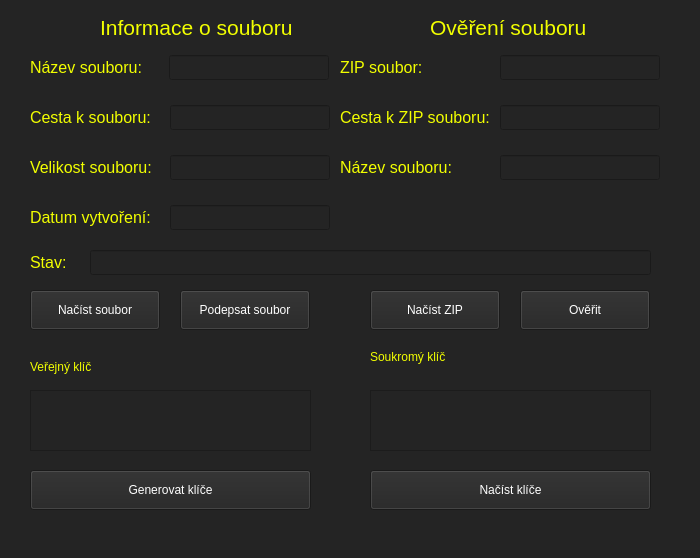
<?xml version="1.0" encoding="UTF-8"?>
<ui version="4.0">
 <class>DSA</class>
 <widget class="QMainWindow" name="DSA">
  <property name="geometry">
   <rect>
    <x>0</x>
    <y>0</y>
    <width>700</width>
    <height>558</height>
   </rect>
  </property>
  <property name="windowTitle">
   <string>MainWindow</string>
  </property>
  <property name="styleSheet">
   <string notr="true">background-color: rgb(36, 36, 36);</string>
  </property>
  <widget class="QWidget" name="centralwidget">
   <widget class="QLabel" name="label_11">
    <property name="geometry">
     <rect>
      <x>30</x>
      <y>350</y>
      <width>110</width>
      <height>35</height>
     </rect>
    </property>
    <property name="styleSheet">
     <string notr="true">font: 14pt &quot;Segoe UI&quot;;
color: rgb(242, 255, 0);</string>
    </property>
    <property name="text">
     <string>&lt;html&gt;&lt;head/&gt;&lt;body&gt;&lt;p&gt;Veřejný klíč&lt;/p&gt;&lt;/body&gt;&lt;/html&gt;</string>
    </property>
   </widget>
   <widget class="QLabel" name="label_12">
    <property name="geometry">
     <rect>
      <x>370</x>
      <y>350</y>
      <width>130</width>
      <height>35</height>
     </rect>
    </property>
    <property name="styleSheet">
     <string notr="true">font: 14pt &quot;Segoe UI&quot;;
color: rgb(242, 255, 0);</string>
    </property>
    <property name="text">
     <string>&lt;html&gt;&lt;head/&gt;&lt;body&gt;&lt;p&gt;Soukromý klíč&lt;/p&gt;&lt;p&gt;&lt;br/&gt;&lt;/p&gt;&lt;/body&gt;&lt;/html&gt;</string>
    </property>
   </widget>
   <widget class="QLabel" name="label_13">
    <property name="geometry">
     <rect>
      <x>100</x>
      <y>10</y>
      <width>211</width>
      <height>35</height>
     </rect>
    </property>
    <property name="styleSheet">
     <string notr="true">font: 14pt &quot;Segoe UI&quot;;
color: rgb(242, 255, 0);</string>
    </property>
    <property name="text">
     <string>&lt;html&gt;&lt;head/&gt;&lt;body&gt;&lt;p&gt;&lt;span style=&quot; font-size:16pt;&quot;&gt;Informace o souboru&lt;/span&gt;&lt;/p&gt;&lt;/body&gt;&lt;/html&gt;</string>
    </property>
   </widget>
   <widget class="QLabel" name="label_14">
    <property name="geometry">
     <rect>
      <x>430</x>
      <y>10</y>
      <width>170</width>
      <height>35</height>
     </rect>
    </property>
    <property name="styleSheet">
     <string notr="true">font: 14pt &quot;Segoe UI&quot;;
color: rgb(242, 255, 0);</string>
    </property>
    <property name="text">
     <string>&lt;html&gt;&lt;head/&gt;&lt;body&gt;&lt;p&gt;&lt;span style=&quot; font-size:16pt;&quot;&gt;Ověření souboru&lt;/span&gt;&lt;/p&gt;&lt;/body&gt;&lt;/html&gt;</string>
    </property>
   </widget>
   <widget class="QLabel" name="label_15">
    <property name="geometry">
     <rect>
      <x>30</x>
      <y>50</y>
      <width>131</width>
      <height>35</height>
     </rect>
    </property>
    <property name="styleSheet">
     <string notr="true">font: 14pt &quot;Segoe UI&quot;;
color: rgb(242, 255, 0);</string>
    </property>
    <property name="text">
     <string>&lt;html&gt;&lt;head/&gt;&lt;body&gt;&lt;p&gt;&lt;span style=&quot; font-size:12pt;&quot;&gt;Název souboru:&lt;/span&gt;&lt;/p&gt;&lt;/body&gt;&lt;/html&gt;</string>
    </property>
   </widget>
   <widget class="QLabel" name="label_16">
    <property name="geometry">
     <rect>
      <x>30</x>
      <y>100</y>
      <width>131</width>
      <height>35</height>
     </rect>
    </property>
    <property name="styleSheet">
     <string notr="true">font: 14pt &quot;Segoe UI&quot;;
color: rgb(242, 255, 0);</string>
    </property>
    <property name="text">
     <string>&lt;html&gt;&lt;head/&gt;&lt;body&gt;&lt;p&gt;&lt;span style=&quot; font-size:12pt;&quot;&gt;Cesta k souboru:&lt;/span&gt;&lt;/p&gt;&lt;/body&gt;&lt;/html&gt;</string>
    </property>
   </widget>
   <widget class="QLabel" name="label_17">
    <property name="geometry">
     <rect>
      <x>30</x>
      <y>150</y>
      <width>131</width>
      <height>35</height>
     </rect>
    </property>
    <property name="styleSheet">
     <string notr="true">font: 14pt &quot;Segoe UI&quot;;
color: rgb(242, 255, 0);</string>
    </property>
    <property name="text">
     <string>&lt;html&gt;&lt;head/&gt;&lt;body&gt;&lt;p&gt;&lt;span style=&quot; font-size:12pt;&quot;&gt;Velikost souboru:&lt;/span&gt;&lt;/p&gt;&lt;/body&gt;&lt;/html&gt;</string>
    </property>
   </widget>
   <widget class="QLabel" name="label_18">
    <property name="geometry">
     <rect>
      <x>30</x>
      <y>200</y>
      <width>131</width>
      <height>35</height>
     </rect>
    </property>
    <property name="styleSheet">
     <string notr="true">font: 14pt &quot;Segoe UI&quot;;
color: rgb(242, 255, 0);</string>
    </property>
    <property name="text">
     <string>&lt;html&gt;&lt;head/&gt;&lt;body&gt;&lt;p&gt;&lt;span style=&quot; font-size:12pt;&quot;&gt;Datum vytvoření:&lt;/span&gt;&lt;/p&gt;&lt;/body&gt;&lt;/html&gt;</string>
    </property>
   </widget>
   <widget class="QPushButton" name="nacist_soubor_button">
    <property name="geometry">
     <rect>
      <x>30</x>
      <y>290</y>
      <width>130</width>
      <height>40</height>
     </rect>
    </property>
    <property name="styleSheet">
     <string notr="true">color: rgb(255, 255, 255);
font: 12pt &quot;Segoe UI&quot;;</string>
    </property>
    <property name="text">
     <string>Načíst soubor</string>
    </property>
   </widget>
   <widget class="QPushButton" name="podepsat_soubor_button">
    <property name="geometry">
     <rect>
      <x>180</x>
      <y>290</y>
      <width>130</width>
      <height>40</height>
     </rect>
    </property>
    <property name="styleSheet">
     <string notr="true">color: rgb(255, 255, 255);
font: 12pt &quot;Segoe UI&quot;;</string>
    </property>
    <property name="text">
     <string>Podepsat soubor</string>
    </property>
   </widget>
   <widget class="QLabel" name="label_19">
    <property name="geometry">
     <rect>
      <x>340</x>
      <y>50</y>
      <width>151</width>
      <height>35</height>
     </rect>
    </property>
    <property name="styleSheet">
     <string notr="true">font: 14pt &quot;Segoe UI&quot;;
color: rgb(242, 255, 0);</string>
    </property>
    <property name="text">
     <string>&lt;html&gt;&lt;head/&gt;&lt;body&gt;&lt;p&gt;&lt;span style=&quot; font-size:12pt;&quot;&gt;ZIP soubor:&lt;/span&gt;&lt;/p&gt;&lt;/body&gt;&lt;/html&gt;</string>
    </property>
   </widget>
   <widget class="QLabel" name="label_20">
    <property name="geometry">
     <rect>
      <x>340</x>
      <y>100</y>
      <width>151</width>
      <height>35</height>
     </rect>
    </property>
    <property name="styleSheet">
     <string notr="true">font: 14pt &quot;Segoe UI&quot;;
color: rgb(242, 255, 0);</string>
    </property>
    <property name="text">
     <string>&lt;html&gt;&lt;head/&gt;&lt;body&gt;&lt;p&gt;&lt;span style=&quot; font-size:12pt;&quot;&gt;Cesta k ZIP souboru:&lt;/span&gt;&lt;/p&gt;&lt;/body&gt;&lt;/html&gt;</string>
    </property>
   </widget>
   <widget class="QPushButton" name="nacist_zip">
    <property name="geometry">
     <rect>
      <x>370</x>
      <y>290</y>
      <width>130</width>
      <height>40</height>
     </rect>
    </property>
    <property name="styleSheet">
     <string notr="true">color: rgb(255, 255, 255);
font: 12pt &quot;Segoe UI&quot;;</string>
    </property>
    <property name="text">
     <string>Načíst ZIP</string>
    </property>
   </widget>
   <widget class="QPushButton" name="overit">
    <property name="geometry">
     <rect>
      <x>520</x>
      <y>290</y>
      <width>130</width>
      <height>40</height>
     </rect>
    </property>
    <property name="styleSheet">
     <string notr="true">color: rgb(255, 255, 255);
font: 12pt &quot;Segoe UI&quot;;</string>
    </property>
    <property name="text">
     <string>Ověřit</string>
    </property>
   </widget>
   <widget class="QLabel" name="label_21">
    <property name="geometry">
     <rect>
      <x>30</x>
      <y>245</y>
      <width>51</width>
      <height>35</height>
     </rect>
    </property>
    <property name="styleSheet">
     <string notr="true">font: 14pt &quot;Segoe UI&quot;;
color: rgb(242, 255, 0);</string>
    </property>
    <property name="text">
     <string>&lt;html&gt;&lt;head/&gt;&lt;body&gt;&lt;p&gt;&lt;span style=&quot; font-size:12pt;&quot;&gt;Stav:&lt;/span&gt;&lt;/p&gt;&lt;/body&gt;&lt;/html&gt;</string>
    </property>
   </widget>
   <widget class="QLineEdit" name="nazev_souboru">
    <property name="geometry">
     <rect>
      <x>169</x>
      <y>55</y>
      <width>160</width>
      <height>25</height>
     </rect>
    </property>
    <property name="styleSheet">
     <string notr="true">color: rgb(255, 255, 255);
font: 8pt &quot;Segoe UI&quot;;</string>
    </property>
   </widget>
   <widget class="QLineEdit" name="cesta_k_souboru">
    <property name="geometry">
     <rect>
      <x>170</x>
      <y>105</y>
      <width>160</width>
      <height>25</height>
     </rect>
    </property>
    <property name="styleSheet">
     <string notr="true">color: rgb(255, 255, 255);
font: 8pt &quot;Segoe UI&quot;;</string>
    </property>
   </widget>
   <widget class="QLineEdit" name="velikost_souboru">
    <property name="geometry">
     <rect>
      <x>170</x>
      <y>155</y>
      <width>160</width>
      <height>25</height>
     </rect>
    </property>
    <property name="styleSheet">
     <string notr="true">color: rgb(255, 255, 255);
font: 8pt &quot;Segoe UI&quot;;</string>
    </property>
   </widget>
   <widget class="QLineEdit" name="datum_vytvoreni">
    <property name="geometry">
     <rect>
      <x>170</x>
      <y>205</y>
      <width>160</width>
      <height>25</height>
     </rect>
    </property>
    <property name="styleSheet">
     <string notr="true">color: rgb(255, 255, 255);
font: 8pt &quot;Segoe UI&quot;;</string>
    </property>
   </widget>
   <widget class="QLineEdit" name="stav_zip_souboru">
    <property name="geometry">
     <rect>
      <x>500</x>
      <y>55</y>
      <width>160</width>
      <height>25</height>
     </rect>
    </property>
    <property name="styleSheet">
     <string notr="true">color: rgb(255, 255, 255);
font: 8pt &quot;Segoe UI&quot;;</string>
    </property>
   </widget>
   <widget class="QLineEdit" name="cesta_k_zip_souboru">
    <property name="geometry">
     <rect>
      <x>500</x>
      <y>105</y>
      <width>160</width>
      <height>25</height>
     </rect>
    </property>
    <property name="styleSheet">
     <string notr="true">color: rgb(255, 255, 255);
font: 8pt &quot;Segoe UI&quot;;</string>
    </property>
   </widget>
   <widget class="QLineEdit" name="stav_je">
    <property name="geometry">
     <rect>
      <x>90</x>
      <y>250</y>
      <width>561</width>
      <height>25</height>
     </rect>
    </property>
    <property name="styleSheet">
     <string notr="true">color: rgb(255, 255, 255);
font: 8pt &quot;Segoe UI&quot;;</string>
    </property>
   </widget>
   <widget class="QPlainTextEdit" name="verejny_klic">
    <property name="geometry">
     <rect>
      <x>30</x>
      <y>390</y>
      <width>281</width>
      <height>61</height>
     </rect>
    </property>
    <property name="styleSheet">
     <string notr="true">color: rgb(255, 255, 255);
font: 10pt &quot;Segoe UI&quot;;</string>
    </property>
   </widget>
   <widget class="QPlainTextEdit" name="soukromy_klic">
    <property name="geometry">
     <rect>
      <x>370</x>
      <y>390</y>
      <width>281</width>
      <height>61</height>
     </rect>
    </property>
    <property name="styleSheet">
     <string notr="true">color: rgb(255, 255, 255);
font: 10pt &quot;Segoe UI&quot;;</string>
    </property>
   </widget>
   <widget class="QPushButton" name="generovat_klice">
    <property name="geometry">
     <rect>
      <x>30</x>
      <y>470</y>
      <width>281</width>
      <height>40</height>
     </rect>
    </property>
    <property name="styleSheet">
     <string notr="true">color: rgb(255, 255, 255);
font: 12pt &quot;Segoe UI&quot;;</string>
    </property>
    <property name="text">
     <string>Generovat klíče</string>
    </property>
   </widget>
   <widget class="QPushButton" name="nacist_klice">
    <property name="geometry">
     <rect>
      <x>370</x>
      <y>470</y>
      <width>281</width>
      <height>40</height>
     </rect>
    </property>
    <property name="styleSheet">
     <string notr="true">color: rgb(255, 255, 255);
font: 12pt &quot;Segoe UI&quot;;</string>
    </property>
    <property name="text">
     <string>Načíst klíče</string>
    </property>
   </widget>
   <widget class="QLabel" name="label_22">
    <property name="geometry">
     <rect>
      <x>340</x>
      <y>150</y>
      <width>151</width>
      <height>35</height>
     </rect>
    </property>
    <property name="styleSheet">
     <string notr="true">font: 14pt &quot;Segoe UI&quot;;
color: rgb(242, 255, 0);</string>
    </property>
    <property name="text">
     <string>&lt;html&gt;&lt;head/&gt;&lt;body&gt;&lt;p&gt;&lt;span style=&quot; font-size:12pt;&quot;&gt;Název souboru:&lt;/span&gt;&lt;/p&gt;&lt;/body&gt;&lt;/html&gt;</string>
    </property>
   </widget>
   <widget class="QLineEdit" name="nazev_zipu">
    <property name="geometry">
     <rect>
      <x>500</x>
      <y>155</y>
      <width>160</width>
      <height>25</height>
     </rect>
    </property>
    <property name="styleSheet">
     <string notr="true">color: rgb(255, 255, 255);
font: 8pt &quot;Segoe UI&quot;;</string>
    </property>
   </widget>
  </widget>
  <widget class="QMenuBar" name="menubar">
   <property name="geometry">
    <rect>
     <x>0</x>
     <y>0</y>
     <width>700</width>
     <height>21</height>
    </rect>
   </property>
  </widget>
  <widget class="QStatusBar" name="statusbar"/>
 </widget>
 <resources/>
 <connections/>
</ui>
